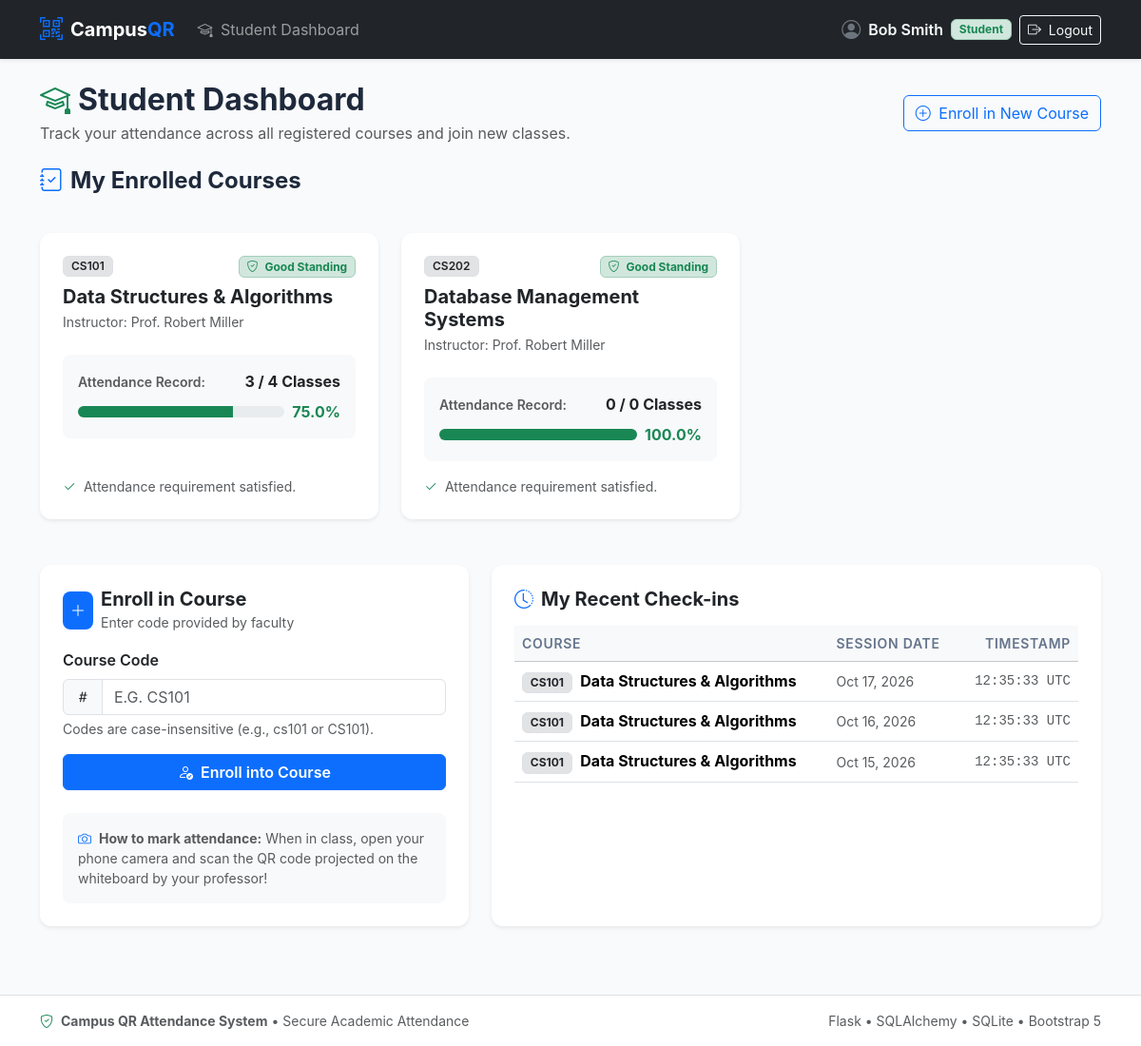
The app's page /student/dashboard (signed in) with its own data.
### app.py (models this page shows, shortened)
class User(db.Model, UserMixin):
    __tablename__ = 'user'
    id = db.Column(db.Integer, primary_key=True)
    name = db.Column(db.String(100), nullable=False)
    email = db.Column(db.String(120), unique=True, nullable=False, index=True)
    password_hash = db.Column(db.String(200), nullable=False)
    role = db.Column(db.String(20), nullable=False)  # 'faculty' or 'student'
    created_at = db.Column(db.DateTime, default=utc_now)
    courses = db.relationship('Course', backref='faculty', lazy=True, cascade='all, delete-orphan')
    enrollments = db.relationship('Enrollment', backref='student', lazy=True, cascade='all, delete-orphan')
    attendances = db.relationship('Attendance', backref='student', lazy=True, cascade='all, delete-orphan')
    def is_faculty(self):
        return self.role == 'faculty'
    def is_student(self):
        return self.role == 'student'

class Course(db.Model):
    __tablename__ = 'course'
    id = db.Column(db.Integer, primary_key=True)
    code = db.Column(db.String(20), unique=True, nullable=False, index=True)
    name = db.Column(db.String(120), nullable=False)
    faculty_id = db.Column(db.Integer, db.ForeignKey('user.id'), nullable=False)
    created_at = db.Column(db.DateTime, default=utc_now)
    enrollments = db.relationship('Enrollment', backref='course', lazy=True, cascade='all, delete-orphan')
    sessions = db.relationship(
        'ClassSession',
        backref='course',
        lazy=True,
        cascade='all, delete-orphan',
        order_by='ClassSession.created_at.desc()'
    )

class Attendance(db.Model):
    __tablename__ = 'attendance'
    id = db.Column(db.Integer, primary_key=True)
    session_id = db.Column(db.Integer, db.ForeignKey('class_session.id'), nullable=False)
    student_id = db.Column(db.Integer, db.ForeignKey('user.id'), nullable=False)
    marked_at = db.Column(db.DateTime, default=utc_now)
    __table_args__ = (
        db.UniqueConstraint('session_id', 'student_id', name='unique_session_student'),
    )

### app.py (the view)
@app.route('/student/dashboard')
@student_required
def student_dashboard():
    enrollments = Enrollment.query.filter_by(student_id=current_user.id).all()
    course_stats = []
    has_any_low_attendance = False
    for enr in enrollments:
        c = enr.course
        total_sessions = ClassSession.query.filter_by(course_id=c.id).count()
        attended_count = Attendance.query.join(ClassSession).filter(
            ClassSession.course_id == c.id,
            Attendance.student_id == current_user.id
        ).count()
        if total_sessions > 0:
            pct = round((attended_count / total_sessions) * 100, 1)
            is_low = pct < ATTENDANCE_THRESHOLD
        else:
            pct = 100.0
            is_low = False
        if is_low:
            has_any_low_attendance = True
        course_stats.append({
            'course': c,
            'faculty_name': c.faculty.name,
            'attended': attended_count,
            'total': total_sessions,
            'percentage': pct,
            'is_low': is_low
        })
    recent_attendances = Attendance.query.filter_by(student_id=current_user.id)\
        .order_by(Attendance.marked_at.desc()).limit(10).all()
    return render_template(
        'student_dashboard.html',
        course_stats=course_stats,
        recent_attendances=recent_attendances,
        threshold=ATTENDANCE_THRESHOLD,
        has_any_low_attendance=has_any_low_attendance
    )

### app.py (called while the page is built)
def student_required(f):
    @wraps(f)
    @login_required
    def decorated_function(*args, **kwargs):
        if not current_user.is_student():
            flash('Access denied. Student account required.', 'danger')
            return redirect(url_for('faculty_dashboard'))
        return f(*args, **kwargs)
    return decorated_function

@login_manager.user_loader
def load_user(user_id):
    return db.session.get(User, int(user_id))

### templates/student_dashboard.html (shortened to what this page needs)
{% extends 'base.html' %}
{% block content %}
<div class="d-flex flex-column flex-md-row justify-content-between align-items-md-center gap-3 mb-4">
    <div>
        <h2 class="fw-bold mb-1">
            <i class="bi bi-mortarboard text-success me-2"></i>Student Dashboard
        </h2>
        <p class="text-muted mb-0">Track your attendance across all registered courses and join new classes.</p>
    </div>
    <div>
        <a href="#enrollSection" class="btn btn-outline-primary">
            <i class="bi bi-plus-circle me-1"></i> Enroll in New Course
        </a>
    </div>
</div>
<div class="row g-4 mb-5">
    <div class="col-12">
        <h4 class="fw-bold mb-3"><i class="bi bi-journal-check text-primary me-2"></i>My Enrolled Courses</h4>
    </div>
    {% if course_stats %}
        {% for stat in course_stats %}
            {% set c = stat.course %}
            <div class="col-md-6 col-lg-4">
                <div class="card h-100 border-0 shadow-sm {% if stat.is_low %}border-top border-4 border-danger{% endif %}">
                    <div class="card-body p-4 d-flex flex-column">
                        <div class="d-flex justify-content-between align-items-start mb-2">
                            <span class="badge bg-secondary-subtle text-dark border px-2 py-1 rounded fw-semibold">
                                {{ c.code }}
                            </span>
                            {% if stat.is_low %}
                                <span class="badge bg-danger text-white">
                                    <i class="bi bi-exclamation-triangle-fill me-1"></i> Below {{ threshold|int }}%
                                </span>
                            {% else %}
                                <span class="badge bg-success-subtle text-success border border-success-subtle">
                                    <i class="bi bi-shield-check me-1"></i> Good Standing
                                </span>
                            {% endif %}
                        </div>
                        <h5 class="card-title fw-bold text-dark mb-1">{{ c.name }}</h5>
                        <p class="text-muted small mb-3">Instructor: {{ stat.faculty_name }}</p>
                        <div class="p-3 bg-light rounded-3 my-2">
                            <div class="d-flex justify-content-between align-items-center mb-1">
                                <span class="small text-muted fw-semibold">Attendance Record:</span>
                                <span class="fw-bold text-dark">{{ stat.attended }} / {{ stat.total }} Classes</span>
                            </div>
                            <div class="d-flex align-items-center gap-2 mt-2">
                                <div class="progress flex-grow-1" style="height: 12px;">
                                    <div class="progress-bar {% if stat.is_low %}bg-danger{% else %}bg-success{% endif %}"
                                         role="progressbar"
                                         style="width: {{ stat.percentage }}%;"
                                         aria-valuenow="{{ stat.percentage }}"
                                         aria-valuemin="0"
                                         aria-valuemax="100">
                                    </div>
                                </div>
                                <span class="fw-bold {% if stat.is_low %}text-danger{% else %}text-success{% endif %}">
                                    {{ stat.percentage }}%
                                </span>
                            </div>
                        </div>
                        {% if stat.is_low %}
                            <div class="alert alert-danger py-2 px-3 small mt-auto mb-0">
                                <i class="bi bi-info-circle me-1"></i> Attend next class to recover your percentage.
                            </div>
                        {% else %}
                            <div class="text-muted small mt-auto pt-2">
                                <i class="bi bi-check2 text-success me-1"></i> Attendance requirement satisfied.
                            </div>
                        {% endif %}
                    </div>
                </div>
            </div>
        {% endfor %}
    {% endif %}
</div>
<div class="row g-4" id="enrollSection">
    <div class="col-lg-5">
        <div class="card border-0 shadow-sm p-4 h-100">
            <div class="d-flex align-items-center gap-2 mb-3">
                <div class="bg-primary text-white rounded-3 p-2">
                    <i class="bi bi-plus-lg"></i>
                </div>
                <div>
                    <h5 class="fw-bold mb-0">Enroll in Course</h5>
                    <small class="text-muted">Enter code provided by faculty</small>
                </div>
            </div>
            <form method="POST" action="{{ url_for('enroll_course') }}">
                <div class="mb-3">
                    <label for="enroll_code" class="form-label fw-semibold">Course Code</label>
                    <div class="input-group">
                        <span class="input-group-text"><i class="bi bi-hash"></i></span>
                        <input type="text" class="form-control" id="enroll_code" name="code" placeholder="e.g. CS101" required style="text-transform: uppercase;">
                    </div>
                    <div class="form-text">Codes are case-insensitive (e.g., cs101 or CS101).</div>
                </div>
                <button type="submit" class="btn btn-primary w-100 fw-semibold">
                    <i class="bi bi-person-check me-1"></i> Enroll into Course
                </button>
            </form>
            <div class="mt-4 p-3 bg-light rounded-3 small text-muted">
                <i class="bi bi-camera me-1 text-primary"></i> <strong>How to mark attendance:</strong>
                When in class, open your phone camera and scan the QR code projected on the whiteboard by your professor!
            </div>
        </div>
    </div>
    <div class="col-lg-7">
        <div class="card border-0 shadow-sm p-4 h-100">
            <h5 class="fw-bold mb-3"><i class="bi bi-clock-history text-primary me-2"></i>My Recent Check-ins</h5>
            {% if recent_attendances %}
                <div class="table-responsive">
                    <table class="table table-hover align-middle mb-0">
                        <thead class="table-light">
                            <tr>
                                <th>Course</th>
                                <th>Session Date</th>
                                <th class="text-end">Timestamp</th>
                            </tr>
                        </thead>
                        <tbody>
                            {% for att in recent_attendances %}
                                <tr>
                                    <td>
                                        <span class="badge bg-secondary-subtle text-dark border me-1">{{ att.session.course.code }}</span>
                                        <strong>{{ att.session.course.name }}</strong>
                                    </td>
                                    <td class="text-muted small">
                                        {{ att.marked_at.strftime('%b %d, %Y') }}
                                    </td>
                                    <td class="text-end font-monospace text-muted small">
                                        {{ att.marked_at.strftime('%H:%M:%S UTC') }}
                                    </td>
                                </tr>
                            {% endfor %}
                        </tbody>
                    </table>
                </div>
            {% else %}
                <div class="text-center py-4 text-muted small">
                    <i class="bi bi-journal-x fs-2 text-secondary opacity-50 d-block mb-2"></i>
                    No attendance records found yet. Scan your first classroom QR code to record attendance.
                </div>
            {% endif %}
        </div>
    </div>
</div>
{% endblock %}

### templates/base.html (shortened to what this page needs)
<!DOCTYPE html>
<html lang="en">
<head>
    <link href="https://cdn.jsdelivr.net/npm/bootstrap@5.3.2/dist/css/bootstrap.min.css" rel="stylesheet">
    <link href="https://cdn.jsdelivr.net/npm/bootstrap-icons@1.11.3/font/bootstrap-icons.min.css" rel="stylesheet">
    <link rel="stylesheet" href="{{ url_for('static', filename='css/style.css') }}">
</head>
<body>
    <nav class="navbar navbar-expand-lg navbar-dark bg-dark sticky-top shadow-sm">
        <div class="container">
            <a class="navbar-brand fw-bold d-flex align-items-center gap-2" href="{{ url_for('index') }}">
                <i class="bi bi-qr-code-scan text-primary fs-4"></i>
                <span>Campus<span class="text-primary">QR</span></span>
            </a>
            <div class="collapse navbar-collapse" id="navbarContent">
                <ul class="navbar-nav me-auto mb-2 mb-lg-0">
                    {% if current_user.is_authenticated %}
                        {% if current_user.is_faculty() %}
                            <li class="nav-item">
                                <a class="nav-link" href="{{ url_for('faculty_dashboard') }}">
                                    <i class="bi bi-speedometer2 me-1"></i> Faculty Dashboard
                                </a>
                            </li>
                        {% else %}
                            <li class="nav-item">
                                <a class="nav-link" href="{{ url_for('student_dashboard') }}">
                                    <i class="bi bi-mortarboard me-1"></i> Student Dashboard
                                </a>
                            </li>
                        {% endif %}
                    {% else %}
                        <li class="nav-item">
                            <a class="nav-link" href="{{ url_for('index') }}">Home</a>
                        </li>
                    {% endif %}
                </ul>
                <ul class="navbar-nav ms-auto align-items-lg-center gap-2">
                    {% if current_user.is_authenticated %}
                        <li class="nav-item d-flex align-items-center gap-2 text-light py-2 py-lg-0">
                            <i class="bi bi-person-circle fs-5 text-secondary"></i>
                            <span class="fw-semibold">{{ current_user.name }}</span>
                            {% if current_user.is_faculty() %}
                                <span class="badge bg-primary-subtle text-primary border border-primary-subtle">Faculty</span>
                            {% else %}
                                <span class="badge bg-success-subtle text-success border border-success-subtle">Student</span>
                            {% endif %}
                        </li>
                        <li class="nav-item">
                            <a class="btn btn-outline-light btn-sm" href="{{ url_for('logout') }}">
                                <i class="bi bi-box-arrow-right me-1"></i> Logout
                            </a>
                        </li>
                    {% endif %}
                </ul>
            </div>
        </div>
    </nav>
    <main class="container py-4">
        {% block content %}{% endblock %}
    </main>
    <footer class="bg-white border-top py-3 mt-5">
        <div class="container text-center text-muted small">
            <div class="row align-items-center">
                <div class="col-md-6 text-md-start mb-2 mb-md-0">
                    <i class="bi bi-shield-check text-success me-1"></i>
                    <strong>Campus QR Attendance System</strong> &bull; Secure Academic Attendance
                </div>
                <div class="col-md-6 text-md-end">
                    <span>Flask &bull; SQLAlchemy &bull; SQLite &bull; Bootstrap 5</span>
                </div>
            </div>
        </div>
    </footer>
</body>
</html>

### static/css/style.css (style rules this page uses)
:root { --primary-color: #2563eb; --primary-hover: #1d4ed8; --dark-navy: #0f172a; --card-border: #e2e8f0; --bg-light: #f8fafc; }
body { background-color: var(--bg-light); font-family: -apple-system, BlinkMacSystemFont, "Segoe UI", Roboto, "Helvetica Neue", Arial, sans-serif; color: #1e293b; min-height: 100vh; display: flex; flex-direction: column; }
main { flex: 1 0 auto; }
footer { flex-shrink: 0; }
.card { border-radius: 0.75rem; box-shadow: 0 1px 3px rgba(0, 0, 0, 0.05), 0 1px 2px rgba(0, 0, 0, 0.1); transition: transform 0.15s ease, box-shadow 0.15s ease; }
.table th { font-weight: 600; font-size: 0.875rem; text-transform: uppercase; letter-spacing: 0.05em; color: #64748b; }

### records on screen
User: name "Bob Smith"
User: faculty_name "Prof. Robert Miller", attended "3", total "4", percentage "75.0", attended "0", total "0", percentage "100.0"
Course: code "CS101", name "Data Structures & Algorithms"
Course: code "CS202", name "Database Management Systems"
Attendance: session.course.code "CS101", session.course.name "Data Structures & Algorithms", marked_at "Oct 17, 2026", marked_at "12:35:33 UTC"
Attendance: session.course.code "CS101", session.course.name "Data Structures & Algorithms", marked_at "Oct 16, 2026", marked_at "12:35:33 UTC"
Attendance: session.course.code "CS101", session.course.name "Data Structures & Algorithms", marked_at "Oct 15, 2026", marked_at "12:35:33 UTC"
